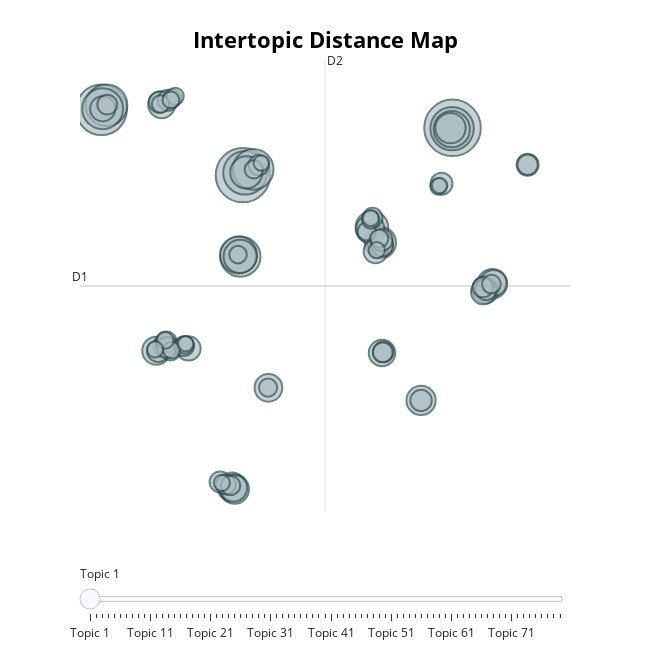

The cell this chart's notebook holds for it:
### Code cell
# Show Model as a Distance Map

model.visualize_topics()
